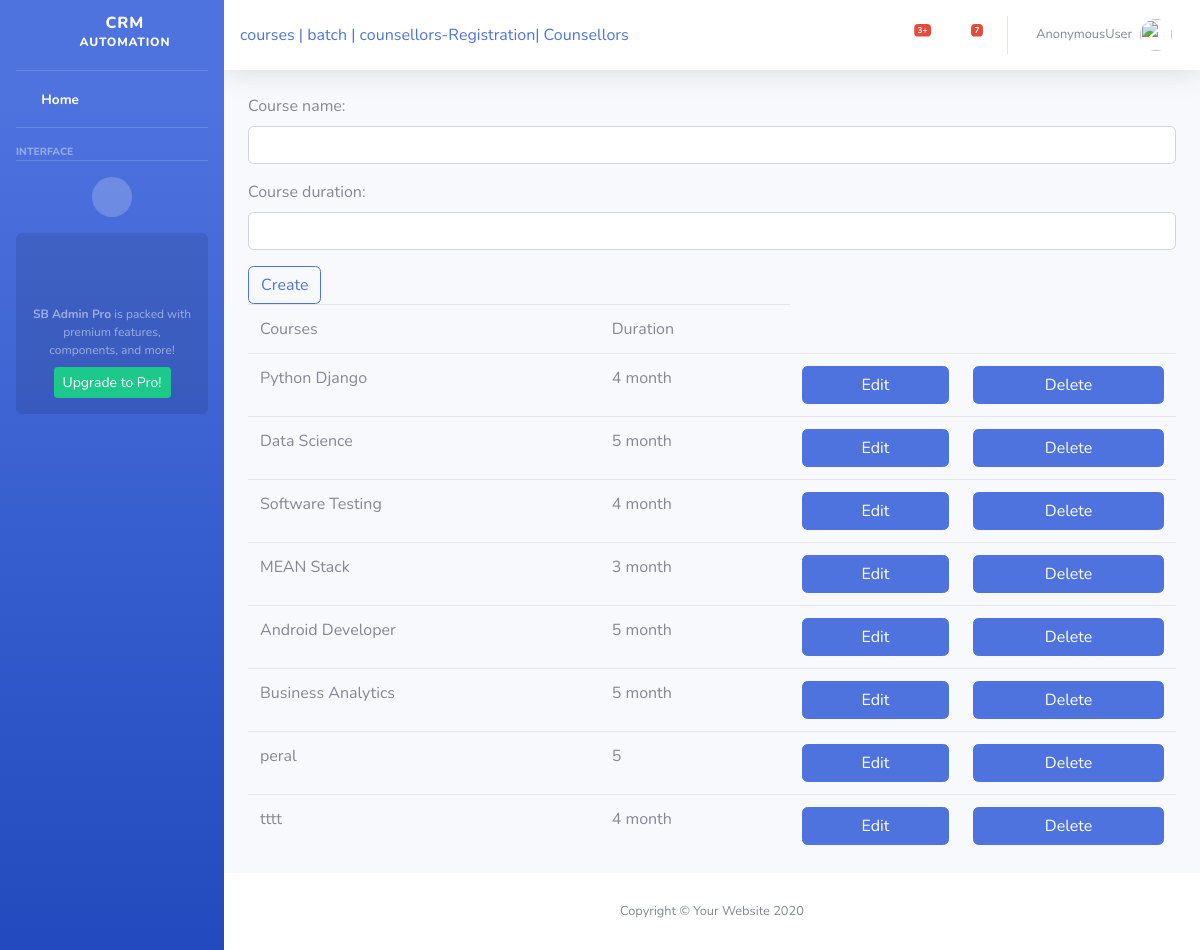
/crm/course, run on an earlier commit of the app's database.
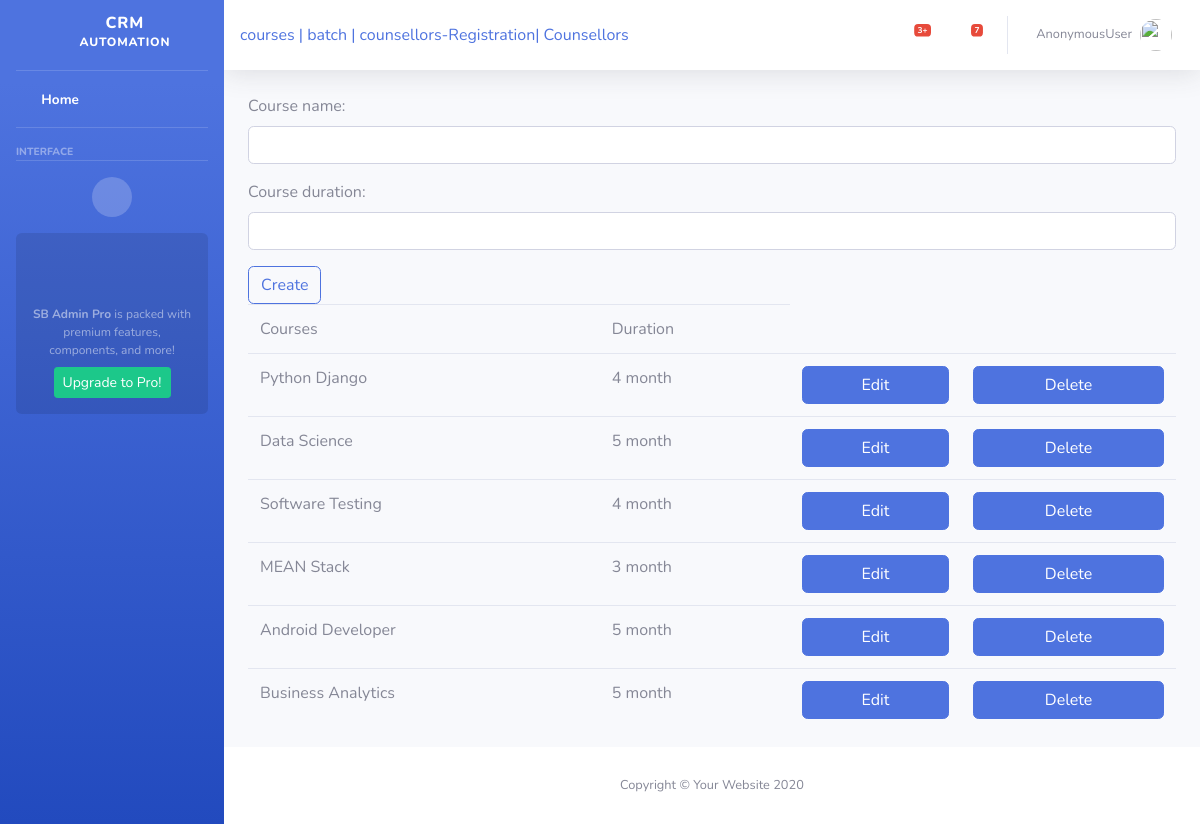
And on a later commit of the database.
### crmapp/models.py (models this page shows, shortened)
class Course(models.Model):
    course_name = models.CharField(max_length=20, unique=True)
    course_duration = models.CharField(max_length=20)

### crmapp/views.py (the view, shortened to what this page needs)
# urls.py: path('course',Course_Registration.as_view(),name='course'),
class Course_Registration(TemplateView):
    model = Course
    form_class = CourseCreateForm
    template_name = 'crmapp/ch_course_reg.html'
    def get(self, request, *args, **kwargs):
        courses = Course.objects.all()
        self.context = {
            "form":self.form_class,
            "courses":courses
        }
        return render(request, self.template_name, self.context)

### crmapp/templates/crmapp/ch_course_reg.html (shortened to what this page needs)
{% extends 'crmapp/ch_base.html' %}
{% block body_block %}
<form method="post">
    {{ form.as_p }}
    <input type="submit" class="btn btn-outline-primary" value="Create">
</form>
<table class="table">
    <tr>
        <td>Courses</td>
        <td>Duration</td>
    </tr>
    {% for course in courses %}
    <tr>
        <td>{{ course.course_name }}</td>
        <td>{{ course.course_duration }}</td>
         <td><a href="{% url 'course_edit' course.id %}" class="btn btn-primary btn-block">Edit</a> </td>
        <td><a href="{% url 'course_delete' course.id %}"class="btn btn-primary btn-block">Delete</a> </td>
    </tr>
    {% endfor %}
</table>
{% endblock %}

What changed in the data, as far as the page shows it:
removed Course: course_name "peral", course_duration "5"
removed Course: course_name "tttt", course_duration "4 month"
